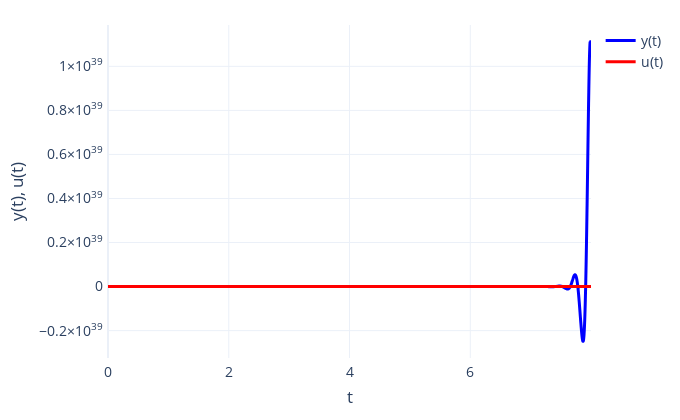

Notebook source saved alongside this figure:
### Code cell
# Plot solution using plotly
fig = go.Figure()
fig.add_trace(go.Scatter(x=ts, y=solution[:, 0], name='y(t)', line_shape='spline', line=dict(color='blue', width=3)))
fig.add_trace(go.Scatter(x=ts, y=[u0(t) for t in ts], name='u(t)', line_shape='spline', line=dict(color='red', width=3)))
fig.update_layout(xaxis_title='t', yaxis_title='y(t), u(t)')
fig.update_layout(template='plotly_white')
fig.update_layout(font=dict(size=14))
fig.update_layout(width=680, height=420,
                    margin=dict(l=25, r=25, b=25, t=25, pad=4))
fig.write_image(f'solution_second_{T}.pdf')
fig.show()

### Figure 1 — Plotly figure (JSON) as saved in the notebook; plotly's stock layout.template omitted (floating-point values rounded to 4 significant figures; data arrays with more than 128 entries replaced by an {"elided": "..."} marker saying what was removed)
{"data": [{"line": {"color": "blue", "shape": "spline", "width": 3}, "name": "y(t)", "type": "scatter", "x": {"elided": "8000 float values"}, "y": {"elided": "8000 float values"}}, {"line": {"color": "red", "shape": "spline", "width": 3}, "name": "u(t)", "type": "scatter", "x": {"elided": "8000 float values"}, "y": {"elided": "8000 int values"}}], "layout": {"font": {"size": 14}, "height": 420, "margin": {"b": 25, "l": 25, "pad": 4, "r": 25, "t": 25}, "width": 680, "xaxis": {"title": {"text": "t"}}, "yaxis": {"title": {"text": "y(t), u(t)"}}}}
